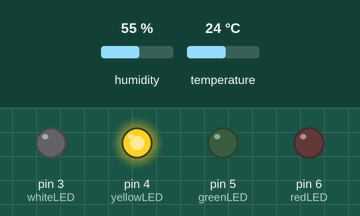
Simulated run of this sketch. Board: Arduino Uno, built with avr-gcc and run on an emulated ATmega328P. Shown: output pins drawn as LEDs (lit = HIGH). The inputs (shaded band) are chosen by the test bench; at power-on: temperature 24 °C, humidity 55 %.

Above: at 2.8 s.
2.9 s: temperature set to 21 °C
5.6 s: temperature set to 18 °C
At 7.3 s:
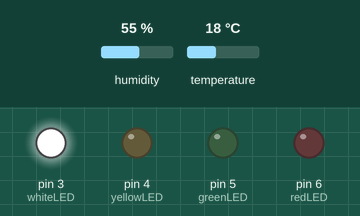
8.3 s: temperature set to 28 °C
At 10.9 s:
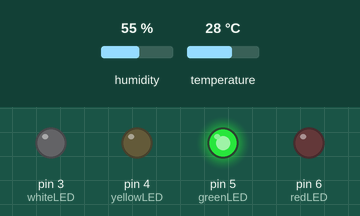
11.6 s: temperature set to 31 °C
14.3 s: temperature set to 34 °C
At 16.8 s:
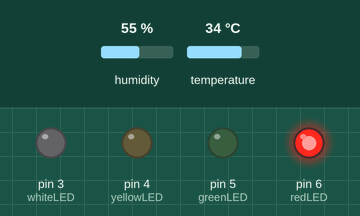
17.7 s: temperature set to 12 °C
At 19.2 s:
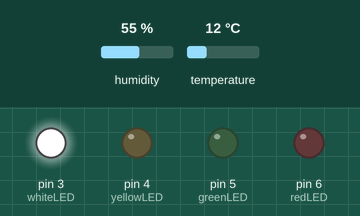
Timing chart, 0 to 20.7 s (numbered marks = the images above; inputs shaded):
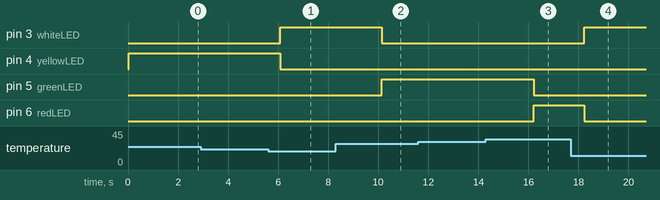

Measured:
- the behaviour switches between 20 and 19 °C on temperature (found by bisection; images 0 and 1)
- the behaviour switches between 32 and 33 °C on temperature (found by bisection; images 2 and 3)
- after the input at 5.6 s, pin 3 (whiteLED): LOW → HIGH after 0.49 s; pin 4 (yellowLED): HIGH → LOW after 0.49 s
- after the input at 8.3 s, pin 3 (whiteLED): HIGH → LOW after 1.8 s; pin 5 (greenLED): LOW → HIGH after 1.8 s
- after the input at 14.3 s, pin 5 (greenLED): HIGH → LOW after 1.9 s; pin 6 (redLED): LOW → HIGH after 1.9 s
- after the input at 17.7 s, pin 3 (whiteLED): LOW → HIGH after 0.53 s; pin 6 (redLED): HIGH → LOW after 0.53 s

The sketch:

gizmos_cipa.ino
```cpp
#include <DHT.h>

#define DHTPIN 2
#define DHTTYPE DHT11

DHT dht(DHTPIN, DHTTYPE);

int whiteLED = 3;
int yellowLED = 4;
int greenLED = 5;
int redLED = 6;

void setup() {
  dht.begin();
  pinMode(whiteLED, OUTPUT);
  pinMode(yellowLED, OUTPUT);
  pinMode(greenLED, OUTPUT);
  pinMode(redLED, OUTPUT);
}

void loop() {
  float temp = dht.readTemperature();

  digitalWrite(whiteLED, LOW);
  digitalWrite(yellowLED, LOW);
  digitalWrite(greenLED, LOW);
  digitalWrite(redLED, LOW);

  if (isnan(temp)) return;

  if (temp < 20) {
    digitalWrite(whiteLED, HIGH);
  } else if (temp >= 20 && temp <= 26) {
    digitalWrite(yellowLED, HIGH);
  } else if (temp >= 27 && temp <= 32) {
    digitalWrite(greenLED, HIGH);
  } else {
    digitalWrite(redLED, HIGH);
  }

  delay(2000);
}
```
